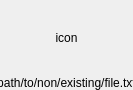
<?xml version="1.0" encoding="UTF-8"?>
<ui version="4.0">
 <class>LinkWidget</class>
 <widget class="QFrame" name="LinkWidget">
  <property name="geometry">
   <rect>
    <x>0</x>
    <y>0</y>
    <width>133</width>
    <height>90</height>
   </rect>
  </property>
  <property name="windowTitle">
   <string>Form</string>
  </property>
  <layout class="QVBoxLayout" name="verticalLayout">
   <property name="spacing">
    <number>0</number>
   </property>
   <property name="leftMargin">
    <number>0</number>
   </property>
   <property name="topMargin">
    <number>0</number>
   </property>
   <property name="rightMargin">
    <number>0</number>
   </property>
   <property name="bottomMargin">
    <number>0</number>
   </property>
   <item>
    <widget class="QLabel" name="pIcon">
     <property name="text">
      <string>icon</string>
     </property>
     <property name="alignment">
      <set>Qt::AlignCenter</set>
     </property>
    </widget>
   </item>
   <item>
    <widget class="QLabel" name="pLabel">
     <property name="sizePolicy">
      <sizepolicy hsizetype="Ignored" vsizetype="Maximum">
       <horstretch>0</horstretch>
       <verstretch>0</verstretch>
      </sizepolicy>
     </property>
     <property name="text">
      <string>path/to/non/existing/file.txt</string>
     </property>
     <property name="alignment">
      <set>Qt::AlignCenter</set>
     </property>
    </widget>
   </item>
  </layout>
 </widget>
 <resources/>
 <connections/>
</ui>
